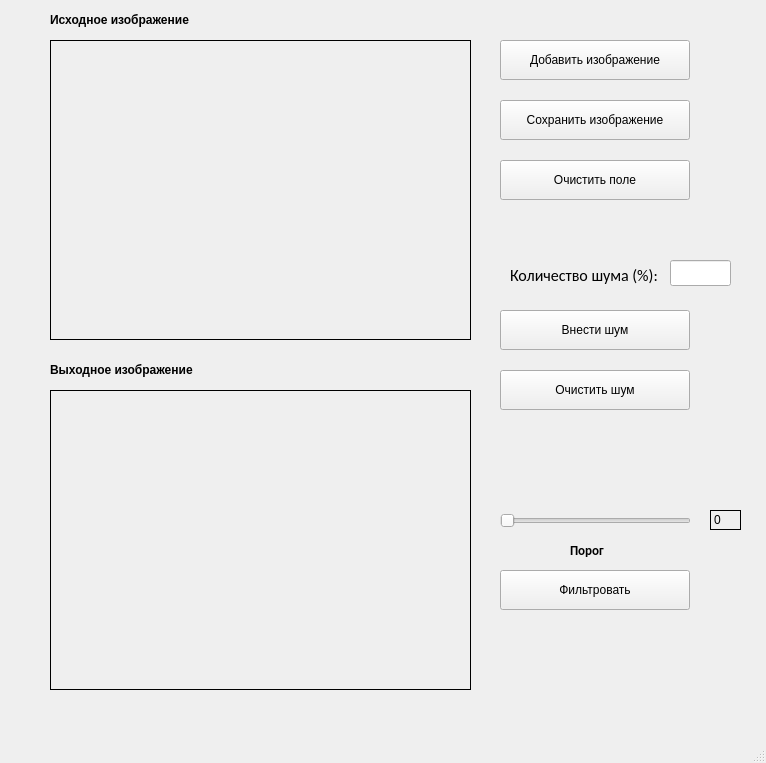
<?xml version="1.0" encoding="UTF-8"?>
<ui version="4.0">
 <class>MainWindow</class>
 <widget class="QMainWindow" name="MainWindow">
  <property name="geometry">
   <rect>
    <x>0</x>
    <y>0</y>
    <width>766</width>
    <height>763</height>
   </rect>
  </property>
  <property name="windowTitle">
   <string>MainWindow</string>
  </property>
  <widget class="QWidget" name="centralwidget">
   <widget class="QLabel" name="label">
    <property name="geometry">
     <rect>
      <x>50</x>
      <y>10</y>
      <width>181</width>
      <height>20</height>
     </rect>
    </property>
    <property name="font">
     <font>
      <bold>true</bold>
     </font>
    </property>
    <property name="text">
     <string>Исходное изображение</string>
    </property>
   </widget>
   <widget class="QLabel" name="label_2">
    <property name="geometry">
     <rect>
      <x>50</x>
      <y>360</y>
      <width>181</width>
      <height>20</height>
     </rect>
    </property>
    <property name="font">
     <font>
      <bold>true</bold>
     </font>
    </property>
    <property name="text">
     <string>Выходное изображение</string>
    </property>
   </widget>
   <widget class="QPushButton" name="buttonAddNoise">
    <property name="geometry">
     <rect>
      <x>500</x>
      <y>310</y>
      <width>190</width>
      <height>40</height>
     </rect>
    </property>
    <property name="text">
     <string>Внести шум</string>
    </property>
   </widget>
   <widget class="QLabel" name="label_3">
    <property name="geometry">
     <rect>
      <x>510</x>
      <y>260</y>
      <width>191</width>
      <height>31</height>
     </rect>
    </property>
    <property name="font">
     <font>
      <family>Calibri</family>
      <pointsize>12</pointsize>
      <bold>false</bold>
     </font>
    </property>
    <property name="text">
     <string>Количество шума (%):</string>
    </property>
   </widget>
   <widget class="QLineEdit" name="fieldPercentNoise">
    <property name="geometry">
     <rect>
      <x>670</x>
      <y>260</y>
      <width>61</width>
      <height>26</height>
     </rect>
    </property>
   </widget>
   <widget class="QPushButton" name="buttonAddImage">
    <property name="geometry">
     <rect>
      <x>500</x>
      <y>40</y>
      <width>190</width>
      <height>40</height>
     </rect>
    </property>
    <property name="text">
     <string>Добавить изображение</string>
    </property>
   </widget>
   <widget class="QLabel" name="originalImage">
    <property name="geometry">
     <rect>
      <x>50</x>
      <y>40</y>
      <width>421</width>
      <height>300</height>
     </rect>
    </property>
    <property name="frameShape">
     <enum>QFrame::Box</enum>
    </property>
    <property name="frameShadow">
     <enum>QFrame::Plain</enum>
    </property>
    <property name="text">
     <string/>
    </property>
   </widget>
   <widget class="QLabel" name="outputImage">
    <property name="geometry">
     <rect>
      <x>50</x>
      <y>390</y>
      <width>421</width>
      <height>300</height>
     </rect>
    </property>
    <property name="frameShape">
     <enum>QFrame::Box</enum>
    </property>
    <property name="text">
     <string/>
    </property>
   </widget>
   <widget class="QPushButton" name="clearField">
    <property name="geometry">
     <rect>
      <x>500</x>
      <y>160</y>
      <width>190</width>
      <height>40</height>
     </rect>
    </property>
    <property name="text">
     <string>Очистить поле</string>
    </property>
   </widget>
   <widget class="QPushButton" name="buttonClearNoise">
    <property name="geometry">
     <rect>
      <x>500</x>
      <y>370</y>
      <width>190</width>
      <height>40</height>
     </rect>
    </property>
    <property name="text">
     <string>Очистить шум</string>
    </property>
   </widget>
   <widget class="QPushButton" name="buttonFilter">
    <property name="geometry">
     <rect>
      <x>500</x>
      <y>570</y>
      <width>190</width>
      <height>40</height>
     </rect>
    </property>
    <property name="text">
     <string>Фильтровать</string>
    </property>
   </widget>
   <widget class="QSlider" name="sliderThreshold">
    <property name="geometry">
     <rect>
      <x>500</x>
      <y>510</y>
      <width>191</width>
      <height>22</height>
     </rect>
    </property>
    <property name="mouseTracking">
     <bool>false</bool>
    </property>
    <property name="maximum">
     <number>255</number>
    </property>
    <property name="orientation">
     <enum>Qt::Horizontal</enum>
    </property>
   </widget>
   <widget class="QLabel" name="label_4">
    <property name="geometry">
     <rect>
      <x>570</x>
      <y>540</y>
      <width>63</width>
      <height>20</height>
     </rect>
    </property>
    <property name="font">
     <font>
      <family>Calibri</family>
      <pointsize>10</pointsize>
      <bold>true</bold>
     </font>
    </property>
    <property name="text">
     <string>Порог</string>
    </property>
   </widget>
   <widget class="QLabel" name="valueSlider">
    <property name="geometry">
     <rect>
      <x>710</x>
      <y>510</y>
      <width>31</width>
      <height>20</height>
     </rect>
    </property>
    <property name="frameShape">
     <enum>QFrame::Box</enum>
    </property>
    <property name="text">
     <string>0</string>
    </property>
   </widget>
   <widget class="QPushButton" name="buttonSaveImage">
    <property name="geometry">
     <rect>
      <x>500</x>
      <y>100</y>
      <width>190</width>
      <height>40</height>
     </rect>
    </property>
    <property name="text">
     <string>Сохранить изображение</string>
    </property>
   </widget>
  </widget>
  <widget class="QMenuBar" name="menubar">
   <property name="geometry">
    <rect>
     <x>0</x>
     <y>0</y>
     <width>766</width>
     <height>26</height>
    </rect>
   </property>
  </widget>
  <widget class="QStatusBar" name="statusbar"/>
 </widget>
 <resources/>
 <connections/>
</ui>
